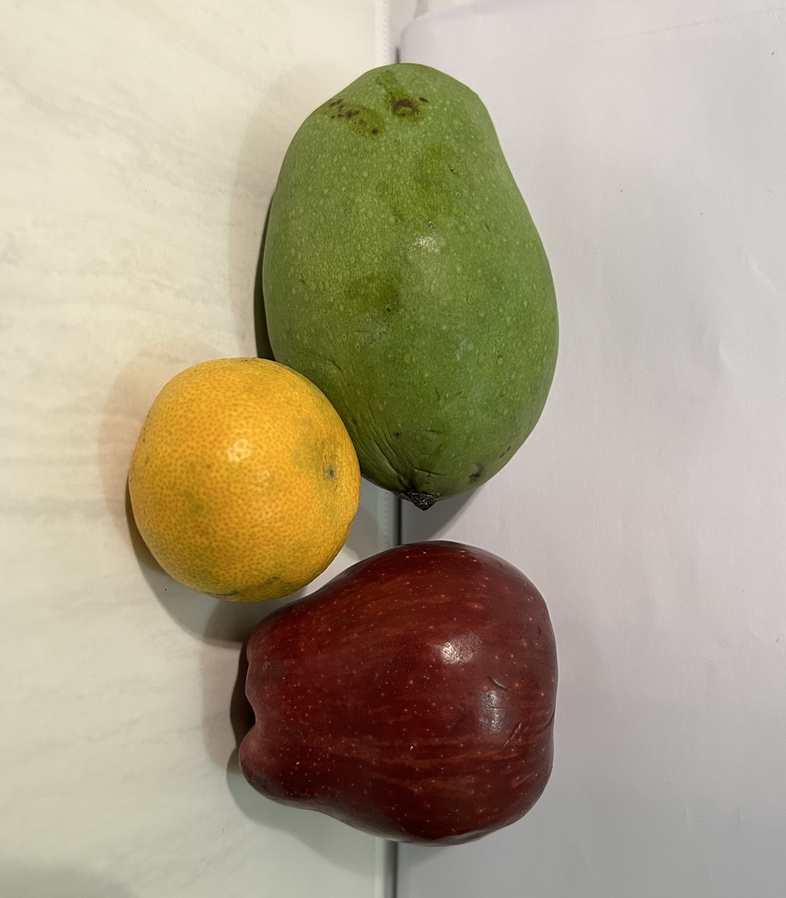
#> input picture alfisyam.jpg, 786 x 898 px, shrunk from 2536 x 2898 before the run
$ jupyter execute PA_PC_202031261_ALFISYAM_A.ipynb
#> lines starting #> are read from the running program, lines starting #| are printed output that depends on the picture; after the words box and inside, x2 and y2 are one past the last pixel; in counts of white or black regions, pixels touching at a corner belong together
[cell 1]
import cv2
import numpy as np
import matplotlib.pyplot as plt

def buah(image_path):
    # Load image
#> called with image_path = 'alfisyam.jpg'
    image = cv2.imread(image_path)
#> image is the input picture: shape (898, 786, 3); mean B, G, R 136.1, 161.2, 172.4

    # Convert image to RGB
    image_rgb = cv2.cvtColor(image, cv2.COLOR_BGR2RGB)

    # Convert image to HSV
    image_hsv = cv2.cvtColor(image, cv2.COLOR_BGR2HSV)
#> image_hsv: shape (898, 786, 3); mean H, S, V 19.2, 71.7, 174

    # Define lower and upper thresholds for green color
    lower_green = np.array([36, 25, 25])
    upper_green = np.array([86, 255, 255])

    # Define lower and upper thresholds for red color
    lower_red1 = np.array([0, 70, 50])
    upper_red1 = np.array([10, 255, 255])
    lower_red2 = np.array([170, 70, 50])
    upper_red2 = np.array([180, 255, 255])

    # Define lower and upper thresholds for yellow color
    lower_yellow = np.array([20, 100, 100])
    upper_yellow = np.array([30, 255, 255])

    # Create masks for green, red, and yellow colors
    mask_green = cv2.inRange(image_hsv, lower_green, upper_green)
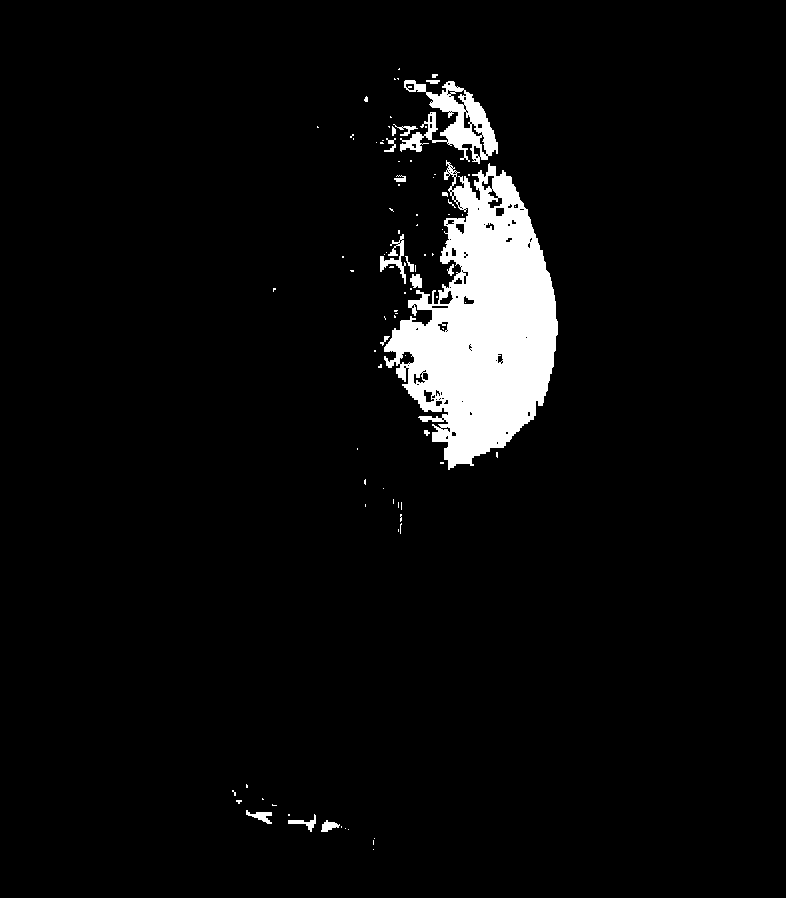
#> mask_green: shape (898, 786); 4.9% white; 91 white regions (73 under 20 px), largest, box (x1, y1, x2, y2) and area: (384, 160, 558, 470) 29571, (400, 80, 498, 164) 3182, (380, 234, 406, 284) 392
    mask_red1 = cv2.inRange(image_hsv, lower_red1, upper_red1)
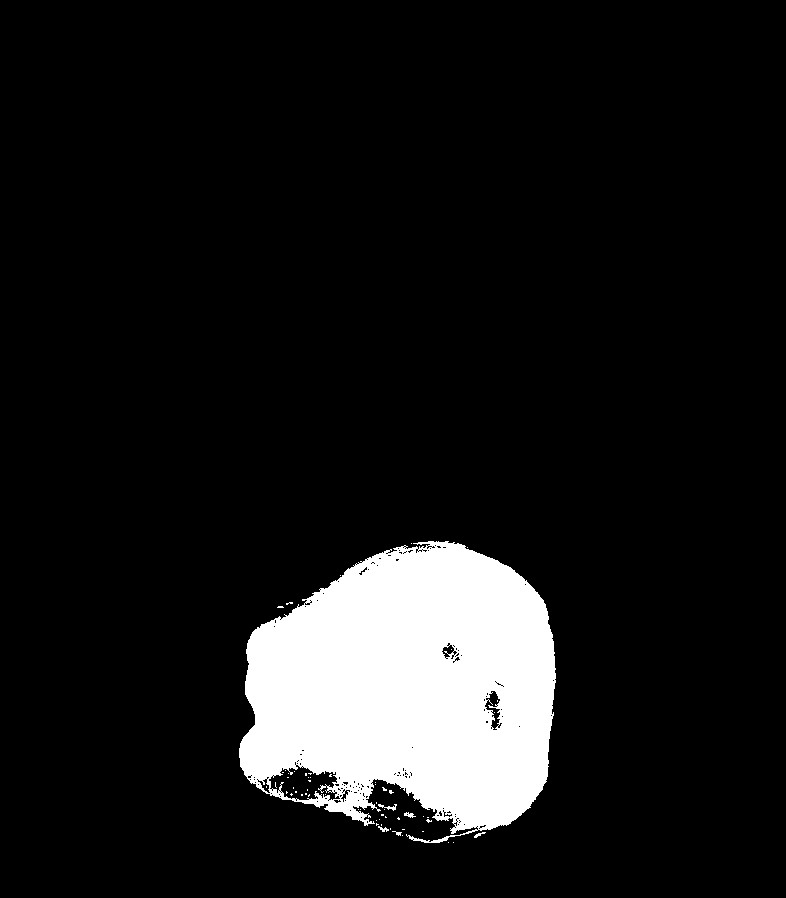
#> mask_red1: shape (898, 786); 9.8% white; 60 white regions (54 under 20 px), largest, box (x1, y1, x2, y2) and area: (239, 541, 556, 843) 68771, (378, 804, 397, 811) 51, (404, 812, 416, 818) 38, (378, 826, 389, 832) 32, (474, 832, 486, 838) 29, (392, 831, 402, 836) 22
    mask_red2 = cv2.inRange(image_hsv, lower_red2, upper_red2)
#> mask_red2: shape (898, 786); every value is 0
    mask_red = cv2.bitwise_or(mask_red1, mask_red2)
    mask_yellow = cv2.inRange(image_hsv, lower_yellow, upper_yellow)
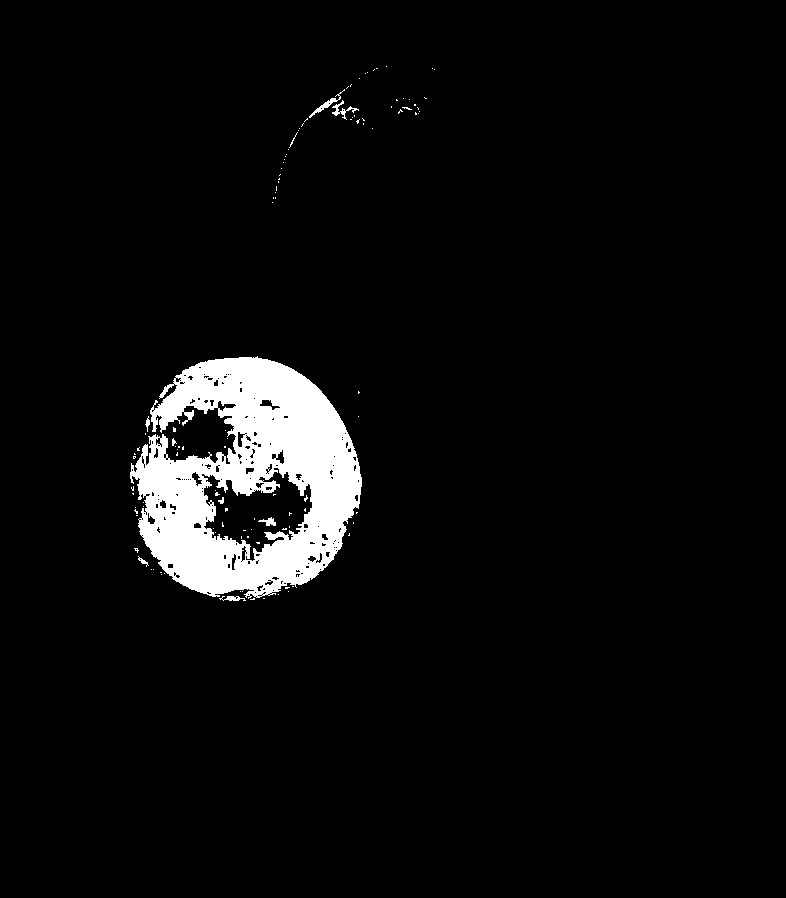
#> mask_yellow: shape (898, 786); 4.8% white; 114 white regions (104 under 20 px), largest, box (x1, y1, x2, y2) and area: (130, 356, 362, 599) 32996, (309, 89, 345, 118) 149, (332, 100, 359, 120) 131

    # Apply masks to the original image
    result_green = cv2.bitwise_and(image_rgb, image_rgb, mask=mask_green)
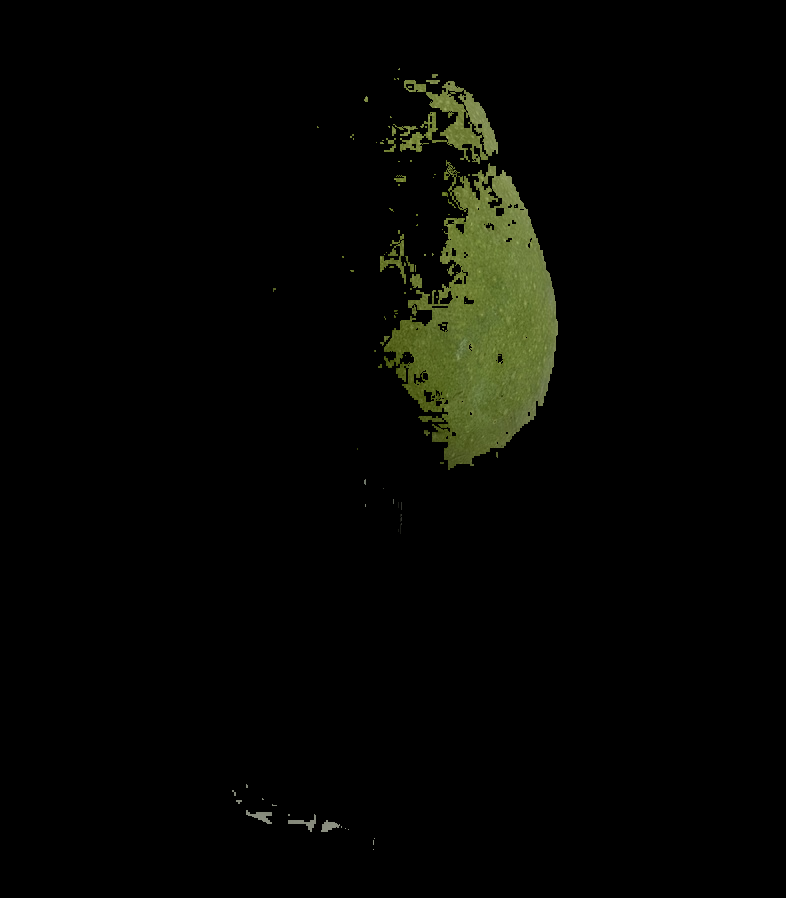
#> result_green: shape (898, 786, 3); mean R, G, B 5.1, 5.8, 2.6
    result_red = cv2.bitwise_and(image_rgb, image_rgb, mask=mask_red)
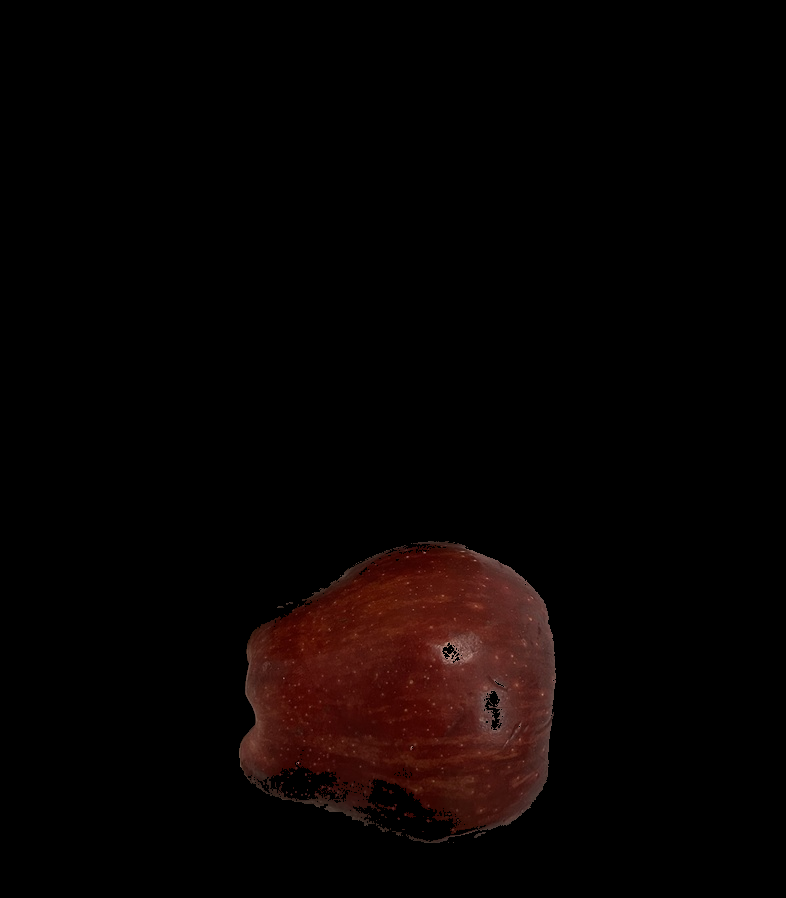
#> result_red: shape (898, 786, 3); mean R, G, B 7.7, 2.7, 2
    result_yellow = cv2.bitwise_and(image_rgb, image_rgb, mask=mask_yellow)
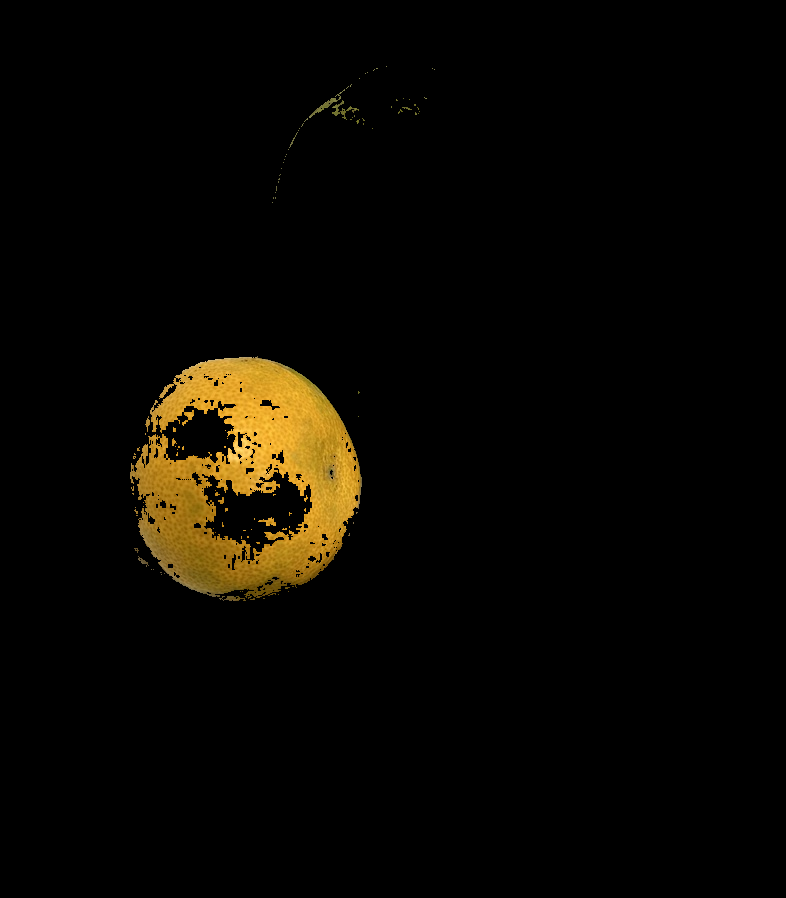
#> result_yellow: shape (898, 786, 3); mean R, G, B 9.3, 6.9, 1.8

    # Create a figure and axes
    fig, axes = plt.subplots(1, 4, figsize=(16, 4))

    # Display the original image
    axes[0].imshow(image_rgb)
    axes[0].set_title('asli')

    # Display the green color detection result
    axes[1].imshow(result_green)
    axes[1].set_title('Hijau')

    # Display the red color detection result
    axes[2].imshow(result_red)
    axes[2].set_title('Merah')

    # Display the yellow color detection result
    axes[3].imshow(result_yellow)
    axes[3].set_title('Kunig')

    # Show the plot
    plt.tight_layout()
    plt.show()
